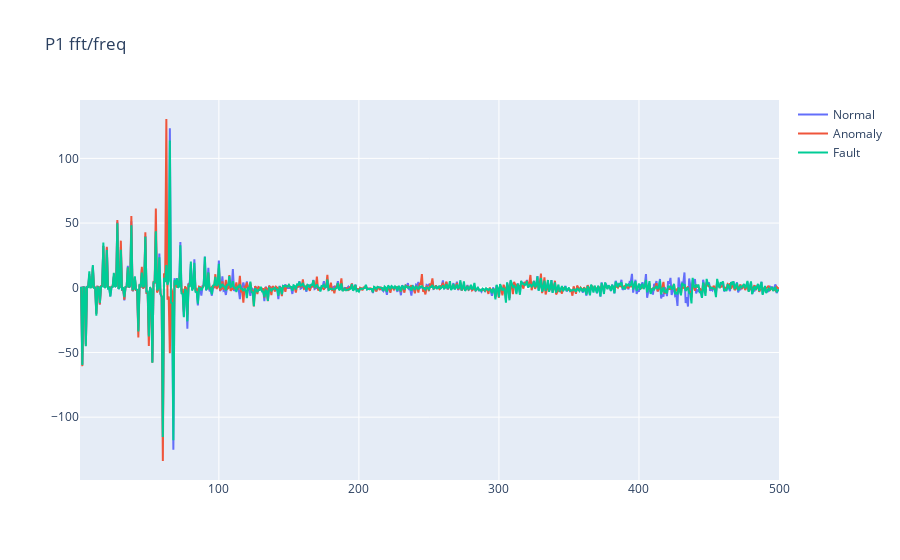

Write notebook code for a chart like this one.
### Code cell
fft_fault = np.fft.fft(dfs_train[130]["P5"])
fft_anomaly = np.fft.fft(dfs_train[170]["P5"])
fft_normal = np.fft.fft(dfs_train[5]["P5"])

freq = np.fft.fftfreq(signal_length_ms, d=1/sampling_rate)

fft_fault = fft_fault[1:]
fft_anomaly = fft_anomaly[1:]
fft_normal = fft_normal[1:]

freq = freq[1:]
    
# plt.figure(figsize=(12, 6))
# plt.plot()
# plt.title(f'P1 fft - freq')
# plt.xlabel('Frequenza (Hz)')
# plt.ylabel('Ampiezza')
# plt.grid()
# plt.show()


fig = go.Figure()

fig.add_trace(go.Scatter(x=np.abs(freq[0:signal_length_ms//2]), y=fft_normal[0:signal_length_ms//2].real, mode='lines', name='Normal'))

fig.add_trace(go.Scatter(x=np.abs(freq[0:signal_length_ms//2]), y=fft_anomaly[0:signal_length_ms//2].real,mode='lines', name='Anomaly'))

fig.add_trace(go.Scatter(x=np.abs(freq[0:signal_length_ms//2]), y=fft_fault[0:signal_length_ms//2].real, mode='lines', name='Fault'))

fig.update_layout(title='P1 fft/freq')

fig.show()

### Figure 1 — Plotly figure (JSON) as saved in the notebook; plotly's stock layout.template omitted (floating-point values rounded to 4 significant figures; data arrays with more than 128 entries replaced by an {"elided": "..."} marker saying what was removed)
{"data": [{"mode": "lines", "name": "Normal", "type": "scatter", "x": {"elided": "600 float values"}, "y": {"elided": "600 float values"}}, {"mode": "lines", "name": "Anomaly", "type": "scatter", "x": {"elided": "600 float values"}, "y": {"elided": "600 float values"}}, {"mode": "lines", "name": "Fault", "type": "scatter", "x": {"elided": "600 float values"}, "y": {"elided": "600 float values"}}], "layout": {"title": {"text": "P1 fft/freq"}}}
